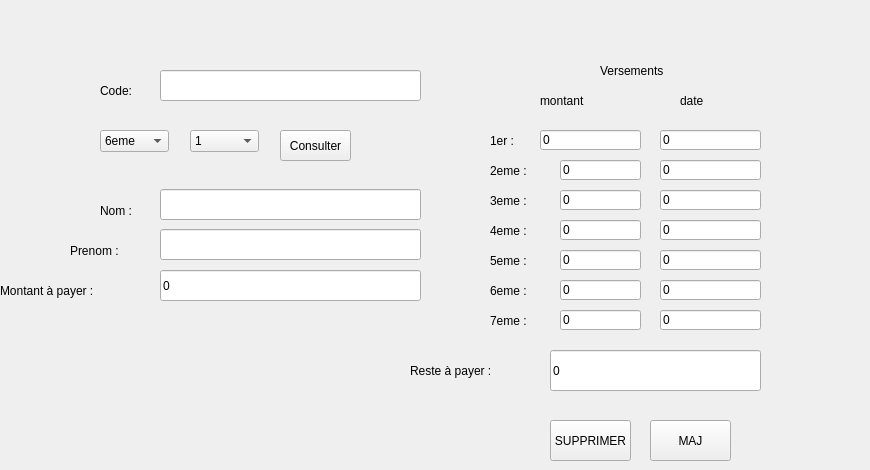
    <widget class="QWidget" name="statistique">
     <widget class="QPushButton" name="pushButton_12">
      <property name="geometry">
       <rect>
        <x>280</x>
        <y>130</y>
        <width>71</width>
        <height>31</height>
       </rect>
      </property>
      <property name="text">
       <string>Consulter</string>
      </property>
     </widget>
     <widget class="QLineEdit" name="lineEdit_50">
      <property name="geometry">
       <rect>
        <x>560</x>
        <y>280</y>
        <width>81</width>
        <height>20</height>
       </rect>
      </property>
      <property name="styleSheet">
       <string notr="true">font: 75 13pt &quot;Times New Roman&quot;;</string>
      </property>
      <property name="text">
       <string>0</string>
      </property>
     </widget>
     <widget class="QLabel" name="label_61">
      <property name="geometry">
       <rect>
        <x>490</x>
        <y>250</y>
        <width>61</width>
        <height>21</height>
       </rect>
      </property>
      <property name="styleSheet">
       <string notr="true">font: 75 14pt &quot;MS Shell Dlg 2&quot;;</string>
      </property>
      <property name="text">
       <string>5eme :</string>
      </property>
     </widget>
     <widget class="QLabel" name="label_67">
      <property name="geometry">
       <rect>
        <x>490</x>
        <y>220</y>
        <width>61</width>
        <height>21</height>
       </rect>
      </property>
      <property name="styleSheet">
       <string notr="true">font: 75 14pt &quot;MS Shell Dlg 2&quot;;</string>
      </property>
      <property name="text">
       <string>4eme :</string>
      </property>
     </widget>
     <widget class="QLineEdit" name="lineEdit_48">
      <property name="geometry">
       <rect>
        <x>560</x>
        <y>310</y>
        <width>81</width>
        <height>20</height>
       </rect>
      </property>
      <property name="styleSheet">
       <string notr="true">font: 75 13pt &quot;Times New Roman&quot;;</string>
      </property>
      <property name="text">
       <string>0</string>
      </property>
     </widget>
     <widget class="QLabel" name="label_60">
      <property name="geometry">
       <rect>
        <x>680</x>
        <y>90</y>
        <width>111</width>
        <height>21</height>
       </rect>
      </property>
      <property name="styleSheet">
       <string notr="true">font: 75 14pt &quot;MS Shell Dlg 2&quot;;</string>
      </property>
      <property name="text">
       <string>date</string>
      </property>
     </widget>
     <widget class="QLineEdit" name="lineEdit_33">
      <property name="geometry">
       <rect>
        <x>660</x>
        <y>220</y>
        <width>101</width>
        <height>20</height>
       </rect>
      </property>
      <property name="styleSheet">
       <string notr="true">font: 75 13pt &quot;Times New Roman&quot;;</string>
      </property>
      <property name="text">
       <string>0</string>
      </property>
     </widget>
     <widget class="QLineEdit" name="lineEdit_38">
      <property name="geometry">
       <rect>
        <x>160</x>
        <y>189</y>
        <width>261</width>
        <height>31</height>
       </rect>
      </property>
     </widget>
     <widget class="QLabel" name="label_68">
      <property name="geometry">
       <rect>
        <x>490</x>
        <y>130</y>
        <width>41</width>
        <height>21</height>
       </rect>
      </property>
      <property name="styleSheet">
       <string notr="true">font: 75 14pt &quot;MS Shell Dlg 2&quot;;</string>
      </property>
      <property name="text">
       <string>1er :</string>
      </property>
     </widget>
     <widget class="QLabel" name="label_63">
      <property name="geometry">
       <rect>
        <x>100</x>
        <y>200</y>
        <width>51</width>
        <height>21</height>
       </rect>
      </property>
      <property name="styleSheet">
       <string notr="true">font: 75 14pt &quot;MS Shell Dlg 2&quot;;</string>
      </property>
      <property name="text">
       <string>Nom :</string>
      </property>
     </widget>
     <widget class="QLineEdit" name="lineEdit_47">
      <property name="geometry">
       <rect>
        <x>660</x>
        <y>130</y>
        <width>101</width>
        <height>20</height>
       </rect>
      </property>
      <property name="styleSheet">
       <string notr="true">font: 75 13pt &quot;Times New Roman&quot;;</string>
      </property>
      <property name="text">
       <string>0</string>
      </property>
     </widget>
     <widget class="QLabel" name="label_58">
      <property name="geometry">
       <rect>
        <x>410</x>
        <y>360</y>
        <width>131</width>
        <height>21</height>
       </rect>
      </property>
      <property name="styleSheet">
       <string notr="true">font: 75 14pt &quot;MS Shell Dlg 2&quot;;</string>
      </property>
      <property name="text">
       <string>Reste à payer :</string>
      </property>
     </widget>
     <widget class="QLabel" name="label_71">
      <property name="geometry">
       <rect>
        <x>490</x>
        <y>160</y>
        <width>61</width>
        <height>21</height>
       </rect>
      </property>
      <property name="styleSheet">
       <string notr="true">font: 75 14pt &quot;MS Shell Dlg 2&quot;;</string>
      </property>
      <property name="text">
       <string>2eme :</string>
      </property>
     </widget>
     <widget class="QLineEdit" name="lineEdit_44">
      <property name="geometry">
       <rect>
        <x>540</x>
        <y>130</y>
        <width>101</width>
        <height>20</height>
       </rect>
      </property>
      <property name="styleSheet">
       <string notr="true">font: 75 13pt &quot;Times New Roman&quot;;</string>
      </property>
      <property name="text">
       <string>0</string>
      </property>
     </widget>
     <widget class="QComboBox" name="comboBox_9">
      <property name="geometry">
       <rect>
        <x>190</x>
        <y>130</y>
        <width>69</width>
        <height>22</height>
       </rect>
      </property>
      <item>
       <property name="text">
        <string>1</string>
       </property>
      </item>
      <item>
       <property name="text">
        <string>2</string>
       </property>
      </item>
      <item>
       <property name="text">
        <string>3</string>
       </property>
      </item>
      <item>
       <property name="text">
        <string>4</string>
       </property>
      </item>
      <item>
       <property name="text">
        <string>5</string>
       </property>
      </item>
      <item>
       <property name="text">
        <string>6</string>
       </property>
      </item>
      <item>
       <property name="text">
        <string>7</string>
       </property>
      </item>
      <item>
       <property name="text">
        <string>8</string>
       </property>
      </item>
      <item>
       <property name="text">
        <string>9</string>
       </property>
      </item>
      <item>
       <property name="text">
        <string>10</string>
       </property>
      </item>
      <item>
       <property name="text">
        <string>11</string>
       </property>
      </item>
      <item>
       <property name="text">
        <string>12</string>
       </property>
      </item>
      <item>
       <property name="text">
        <string>13</string>
       </property>
      </item>
      <item>
       <property name="text">
        <string>14</string>
       </property>
      </item>
      <item>
       <property name="text">
        <string>15</string>
       </property>
      </item>
      <item>
       <property name="text">
        <string>16</string>
       </property>
      </item>
      <item>
       <property name="text">
        <string>17</string>
       </property>
      </item>
      <item>
       <property name="text">
        <string>18</string>
       </property>
      </item>
      <item>
       <property name="text">
        <string>19</string>
       </property>
      </item>
      <item>
       <property name="text">
        <string>20</string>
       </property>
      </item>
     </widget>
     <widget class="QLabel" name="label_64">
      <property name="geometry">
       <rect>
        <x>490</x>
        <y>280</y>
        <width>61</width>
        <height>21</height>
       </rect>
      </property>
      <property name="styleSheet">
       <string notr="true">font: 75 14pt &quot;MS Shell Dlg 2&quot;;</string>
      </property>
      <property name="text">
       <string>6eme :</string>
      </property>
     </widget>
     <widget class="QLabel" name="label_62">
      <property name="geometry">
       <rect>
        <x>540</x>
        <y>90</y>
        <width>111</width>
        <height>21</height>
       </rect>
      </property>
      <property name="styleSheet">
       <string notr="true">font: 75 14pt &quot;MS Shell Dlg 2&quot;;</string>
      </property>
      <property name="text">
       <string>montant</string>
      </property>
     </widget>
     <widget class="QLineEdit" name="lineEdit_39">
      <property name="geometry">
       <rect>
        <x>160</x>
        <y>70</y>
        <width>261</width>
        <height>31</height>
       </rect>
      </property>
      <property name="text">
       <string/>
      </property>
     </widget>
     <widget class="QLineEdit" name="lineEdit_45">
      <property name="geometry">
       <rect>
        <x>160</x>
        <y>270</y>
        <width>261</width>
        <height>31</height>
       </rect>
      </property>
      <property name="styleSheet">
       <string notr="true">font: 75 15pt &quot;Times New Roman&quot;;</string>
      </property>
      <property name="text">
       <string>0</string>
      </property>
     </widget>
     <widget class="QLineEdit" name="lineEdit_49">
      <property name="geometry">
       <rect>
        <x>660</x>
        <y>190</y>
        <width>101</width>
        <height>20</height>
       </rect>
      </property>
      <property name="styleSheet">
       <string notr="true">font: 75 13pt &quot;Times New Roman&quot;;</string>
      </property>
      <property name="text">
       <string>0</string>
      </property>
     </widget>
     <widget class="QLineEdit" name="lineEdit_42">
      <property name="geometry">
       <rect>
        <x>550</x>
        <y>350</y>
        <width>211</width>
        <height>41</height>
       </rect>
      </property>
      <property name="styleSheet">
       <string notr="true">font: 75 15pt &quot;Times New Roman&quot;;</string>
      </property>
      <property name="text">
       <string>0</string>
      </property>
     </widget>
     <widget class="QLineEdit" name="lineEdit_41">
      <property name="geometry">
       <rect>
        <x>560</x>
        <y>220</y>
        <width>81</width>
        <height>20</height>
       </rect>
      </property>
      <property name="styleSheet">
       <string notr="true">font: 75 13pt &quot;Times New Roman&quot;;</string>
      </property>
      <property name="text">
       <string>0</string>
      </property>
     </widget>
     <widget class="QLineEdit" name="lineEdit_46">
      <property name="geometry">
       <rect>
        <x>560</x>
        <y>250</y>
        <width>81</width>
        <height>20</height>
       </rect>
      </property>
      <property name="styleSheet">
       <string notr="true">font: 75 13pt &quot;Times New Roman&quot;;</string>
      </property>
      <property name="text">
       <string>0</string>
      </property>
     </widget>
     <widget class="QLabel" name="label_66">
      <property name="geometry">
       <rect>
        <x>70</x>
        <y>240</y>
        <width>81</width>
        <height>21</height>
       </rect>
      </property>
      <property name="styleSheet">
       <string notr="true">font: 75 14pt &quot;MS Shell Dlg 2&quot;;</string>
      </property>
      <property name="text">
       <string>Prenom :</string>
      </property>
     </widget>
     <widget class="QComboBox" name="comboBox_8">
      <property name="geometry">
       <rect>
        <x>100</x>
        <y>130</y>
        <width>69</width>
        <height>22</height>
       </rect>
      </property>
      <item>
       <property name="text">
        <string>6eme</string>
       </property>
      </item>
      <item>
       <property name="text">
        <string>5eme</string>
       </property>
      </item>
      <item>
       <property name="text">
        <string>4eme</string>
       </property>
      </item>
      <item>
       <property name="text">
        <string>3eme</string>
       </property>
      </item>
      <item>
       <property name="text">
        <string>2nde a</string>
       </property>
      </item>
      <item>
       <property name="text">
        <string>2nde c</string>
       </property>
      </item>
      <item>
       <property name="text">
        <string>1ere a</string>
       </property>
      </item>
      <item>
       <property name="text">
        <string>1ere c</string>
       </property>
      </item>
      <item>
       <property name="text">
        <string>1ere d</string>
       </property>
      </item>
      <item>
       <property name="text">
        <string>2nde AB</string>
       </property>
      </item>
      <item>
       <property name="text">
        <string>1ere B</string>
       </property>
      </item>
      <item>
       <property name="text">
        <string>tle B</string>
       </property>
      </item>
      <item>
       <property name="text">
        <string>2nde G2</string>
       </property>
      </item>
      <item>
       <property name="text">
        <string>1ere G2</string>
       </property>
      </item>
      <item>
       <property name="text">
        <string>Tle G2</string>
       </property>
      </item>
     </widget>
     <widget class="QLabel" name="label_69">
      <property name="geometry">
       <rect>
        <x>490</x>
        <y>310</y>
        <width>61</width>
        <height>21</height>
       </rect>
      </property>
      <property name="styleSheet">
       <string notr="true">font: 75 14pt &quot;MS Shell Dlg 2&quot;;</string>
      </property>
      <property name="text">
       <string>7eme :</string>
      </property>
     </widget>
     <widget class="QLineEdit" name="lineEdit_35">
      <property name="geometry">
       <rect>
        <x>560</x>
        <y>160</y>
        <width>81</width>
        <height>20</height>
       </rect>
      </property>
      <property name="styleSheet">
       <string notr="true">font: 75 13pt &quot;Times New Roman&quot;;</string>
      </property>
      <property name="text">
       <string>0</string>
      </property>
     </widget>
     <widget class="QLabel" name="label_72">
      <property name="geometry">
       <rect>
        <x>100</x>
        <y>80</y>
        <width>51</width>
        <height>21</height>
       </rect>
      </property>
      <property name="styleSheet">
       <string notr="true">font: 75 14pt &quot;MS Shell Dlg 2&quot;;</string>
      </property>
      <property name="text">
       <string>Code:</string>
      </property>
     </widget>
     <widget class="QLabel" name="label_70">
      <property name="geometry">
       <rect>
        <x>600</x>
        <y>60</y>
        <width>261</width>
        <height>21</height>
       </rect>
      </property>
      <property name="styleSheet">
       <string notr="true">font: 75 14pt &quot;MS Shell Dlg 2&quot;;</string>
      </property>
      <property name="text">
       <string>Versements </string>
      </property>
     </widget>
     <widget class="QLineEdit" name="lineEdit_36">
      <property name="geometry">
       <rect>
        <x>660</x>
        <y>250</y>
        <width>101</width>
        <height>20</height>
       </rect>
      </property>
      <property name="styleSheet">
       <string notr="true">font: 75 13pt &quot;Times New Roman&quot;;</string>
      </property>
      <property name="text">
       <string>0</string>
      </property>
     </widget>
     <widget class="QLineEdit" name="lineEdit_43">
      <property name="geometry">
       <rect>
        <x>560</x>
        <y>190</y>
        <width>81</width>
        <height>20</height>
       </rect>
      </property>
      <property name="styleSheet">
       <string notr="true">font: 75 13pt &quot;Times New Roman&quot;;</string>
      </property>
      <property name="text">
       <string>0</string>
      </property>
     </widget>
     <widget class="QLineEdit" name="lineEdit_34">
      <property name="geometry">
       <rect>
        <x>660</x>
        <y>160</y>
        <width>101</width>
        <height>20</height>
       </rect>
      </property>
      <property name="styleSheet">
       <string notr="true">font: 75 13pt &quot;Times New Roman&quot;;</string>
      </property>
      <property name="text">
       <string>0</string>
      </property>
     </widget>
     <widget class="QLabel" name="label_59">
      <property name="geometry">
       <rect>
        <x>0</x>
        <y>280</y>
        <width>151</width>
        <height>21</height>
       </rect>
      </property>
      <property name="styleSheet">
       <string notr="true">font: 75 14pt &quot;MS Shell Dlg 2&quot;;</string>
      </property>
      <property name="text">
       <string>Montant à payer :</string>
      </property>
     </widget>
     <widget class="QLineEdit" name="lineEdit_37">
      <property name="geometry">
       <rect>
        <x>660</x>
        <y>280</y>
        <width>101</width>
        <height>20</height>
       </rect>
      </property>
      <property name="styleSheet">
       <string notr="true">font: 75 13pt &quot;Times New Roman&quot;;</string>
      </property>
      <property name="text">
       <string>0</string>
      </property>
     </widget>
     <widget class="QLabel" name="label_65">
      <property name="geometry">
       <rect>
        <x>490</x>
        <y>190</y>
        <width>61</width>
        <height>21</height>
       </rect>
      </property>
      <property name="styleSheet">
       <string notr="true">font: 75 14pt &quot;MS Shell Dlg 2&quot;;</string>
      </property>
      <property name="text">
       <string>3eme :</string>
      </property>
     </widget>
     <widget class="QLineEdit" name="lineEdit_51">
      <property name="geometry">
       <rect>
        <x>660</x>
        <y>310</y>
        <width>101</width>
        <height>20</height>
       </rect>
      </property>
      <property name="styleSheet">
       <string notr="true">font: 75 13pt &quot;Times New Roman&quot;;</string>
      </property>
      <property name="text">
       <string>0</string>
      </property>
     </widget>
     <widget class="QLineEdit" name="lineEdit_40">
      <property name="geometry">
       <rect>
        <x>160</x>
        <y>229</y>
        <width>261</width>
        <height>31</height>
       </rect>
      </property>
     </widget>
     <widget class="QPushButton" name="pushButton_13">
      <property name="geometry">
       <rect>
        <x>650</x>
        <y>420</y>
        <width>81</width>
        <height>41</height>
       </rect>
      </property>
      <property name="text">
       <string>MAJ</string>
      </property>
     </widget>
     <widget class="QPushButton" name="pushButton_14">
      <property name="geometry">
       <rect>
        <x>550</x>
        <y>420</y>
        <width>81</width>
        <height>41</height>
       </rect>
      </property>
      <property name="text">
       <string>SUPPRIMER</string>
      </property>
     </widget>
    </widget>
